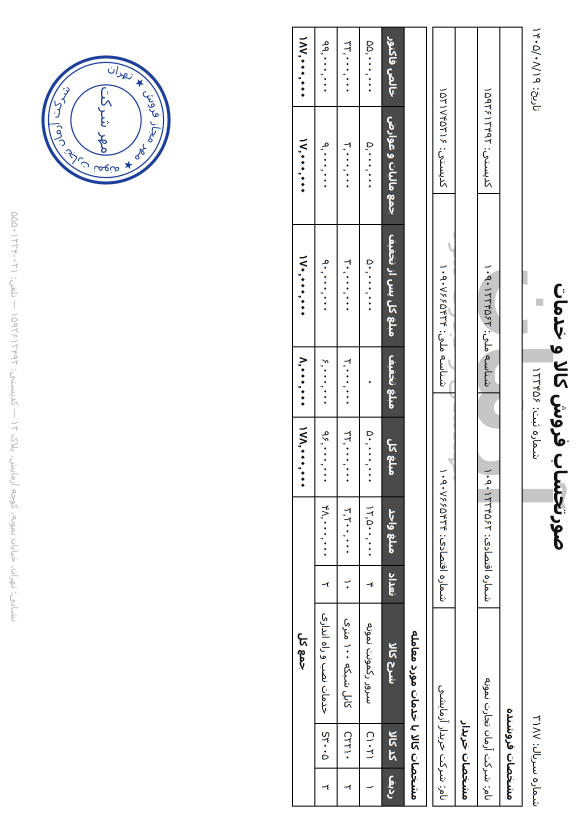
#> input picture deploy/test-invoice.png, 1760 x 2500 px (shown at 1/3 size)
$ python -i cells.py   (imports and definitions only)
#> lines starting #> are read from the running program, lines starting #| are printed output that depends on the picture; after the words box and inside, x2 and y2 are one past the last pixel; in counts of white or black regions, pixels touching at a corner belong together
from __future__ import annotations

import cv2
import numpy as np

from .models import BBox


def _line_masks(gray: np.ndarray) -> tuple[np.ndarray, np.ndarray]:
    bw = cv2.adaptiveThreshold(gray, 255, cv2.ADAPTIVE_THRESH_MEAN_C, cv2.THRESH_BINARY_INV, 25, 15)
    H, W = gray.shape
    hk = cv2.getStructuringElement(cv2.MORPH_RECT, (max(40, W // 35), 1))
    vk = cv2.getStructuringElement(cv2.MORPH_RECT, (1, max(30, H // 70)))
    horiz = cv2.morphologyEx(bw, cv2.MORPH_OPEN, hk, iterations=1)
    vert = cv2.morphologyEx(bw, cv2.MORPH_OPEN, vk, iterations=1)
    horiz = cv2.dilate(horiz, cv2.getStructuringElement(cv2.MORPH_RECT, (9, 3)))
    vert = cv2.dilate(vert, cv2.getStructuringElement(cv2.MORPH_RECT, (3, 9)))
    return horiz, vert


def find_cells(gray: np.ndarray, min_w: int = 40, min_h: int = 28) -> list[BBox]:
    scale = min(1.0, (8_000_000 / gray.size) ** 0.5)
    working = cv2.resize(gray, (round(gray.shape[1] * scale), round(gray.shape[0] * scale)), interpolation=cv2.INTER_AREA) if scale < 1 else gray
    sx, sy = working.shape[1] / gray.shape[1], working.shape[0] / gray.shape[0]
    horiz, vert = _line_masks(working)
    inv = cv2.bitwise_not(cv2.bitwise_or(horiz, vert))
    H, W = working.shape
    n, _, stats, _ = cv2.connectedComponentsWithStats(inv, connectivity=4)
    cells = []
    for i in range(1, n):
        x, y, w, h, area = stats[i]
        if w < min_w * sx or h < min_h * sy:
            continue
        if w > W * 0.97 and h > H * 0.5:
            continue
        if area < 0.6 * w * h:
            continue
        cells.append((round(x / sx), round(y / sy), round((x + w) / sx), round((y + h) / sy)))
    return cells


def group_rows(cells: list[BBox]) -> list[list[BBox]]:
    cells = sorted(cells, key=lambda c: (c[1] + c[3]) / 2)
    rows: list[list[BBox]] = []
    for c in cells:
        cy, ch = (c[1] + c[3]) / 2, c[3] - c[1]
        if rows:
            last = rows[-1]
            ly = np.mean([(r[1] + r[3]) / 2 for r in last])
            lh = np.mean([r[3] - r[1] for r in last])
            if abs(cy - ly) < 0.5 * min(ch, lh):
                last.append(c)
                continue
        rows.append([c])
    return [sorted(r, key=lambda c: -c[2]) for r in rows]

>>> import cv2
>>> picture = cv2.imread('../../deploy/test-invoice.png', cv2.IMREAD_GRAYSCALE)
#> picture: shape (2500, 1760); min 0, max 255, mean 239.4
>>> result = find_cells(picture)
#> in _line_masks, `bw = cv2.adaptiveThreshold(gray, 255, cv2.ADAPTIVE_THRESH_MEAN_C, cv2...`:
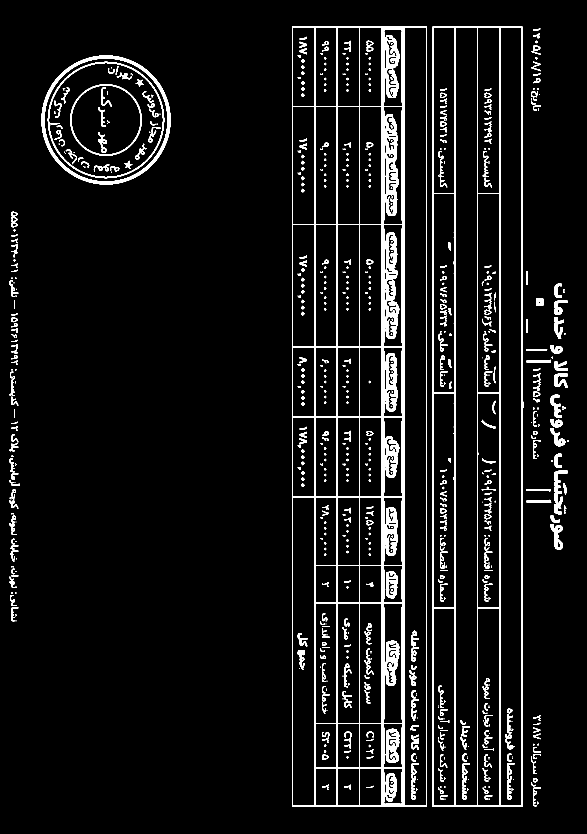
#> bw: shape (2500, 1760) (shown at 1/3 size); 5.9% white; 827 white regions (246 under 20 px), largest, box (x1, y1, x2, y2) and area: (876, 80, 1281, 2420) 120314, (1297, 80, 1570, 2420) 38020, (124, 166, 512, 554) 10905
#> in _line_masks, `horiz = cv2.morphologyEx(bw, cv2.MORPH_OPEN, hk, iterations=1)`:
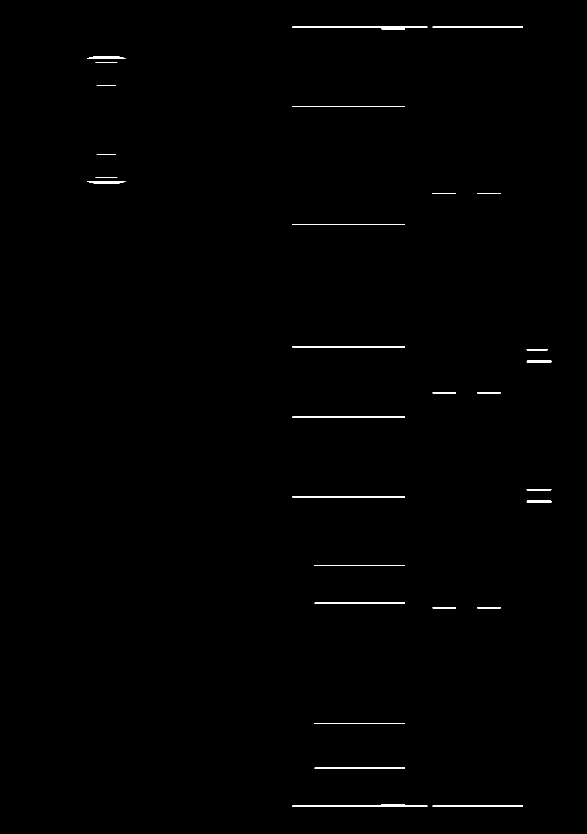
#> horiz: shape (2500, 1760) (shown at 1/3 size); 0.41% white; 29 white regions, largest, box (x1, y1, x2, y2) and area: (877, 80, 1282, 88) 1565, (877, 2412, 1282, 2420) 1565, (877, 318, 1215, 321) 1014
#> in _line_masks, `vert = cv2.morphologyEx(bw, cv2.MORPH_OPEN, vk, iterations=1)`:
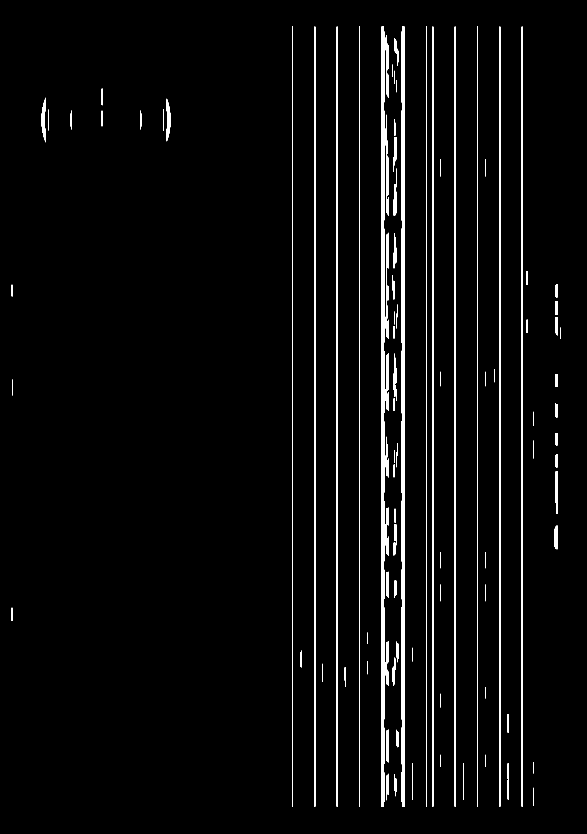
#> vert: shape (2500, 1760) (shown at 1/3 size); 3.1% white; 113 white regions, largest, box (x1, y1, x2, y2) and area: (1144, 80, 1156, 2420) 21510, (1205, 80, 1214, 2420) 20825, (876, 80, 879, 2420) 7020
#> in _line_masks, `horiz = cv2.dilate(horiz, cv2.getStructuringElement(cv2.MORPH_RECT, (9..`:
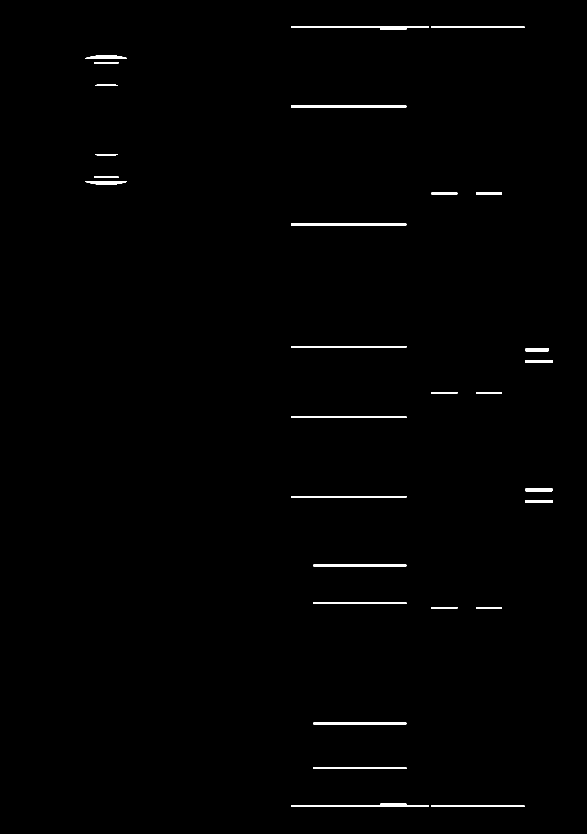
#> horiz: shape (2500, 1760) (shown at 1/3 size); 0.68% white; 29 white regions, largest, box (x1, y1, x2, y2) and area: (873, 79, 1286, 89) 2455, (873, 2411, 1286, 2421) 2455, (873, 317, 1219, 322) 1730
#> in _line_masks, `vert = cv2.dilate(vert, cv2.getStructuringElement(cv2.MORPH_RECT, (3, ..`:
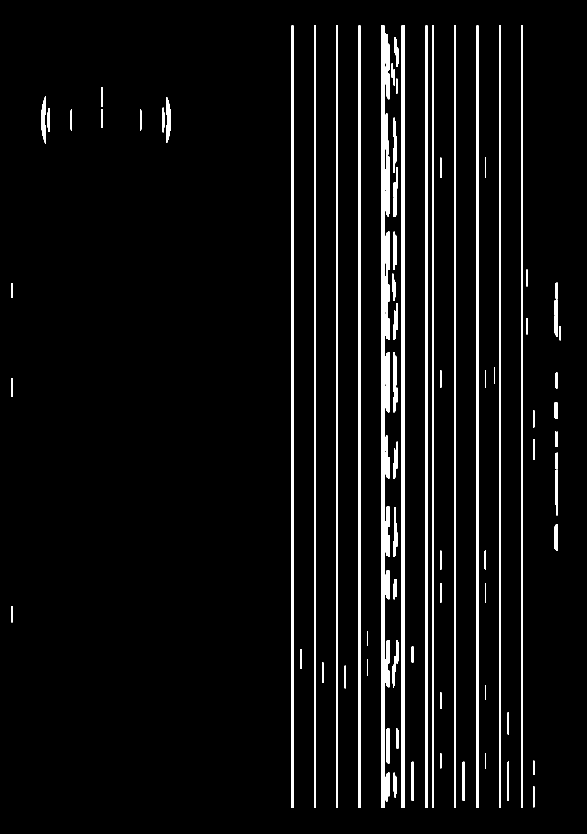
#> vert: shape (2500, 1760) (shown at 1/3 size); 4.9% white; 87 white regions, largest, box (x1, y1, x2, y2) and area: (1143, 76, 1168, 2424) 33895, (1204, 76, 1215, 2424) 25665, (875, 76, 880, 2424) 11740
#> in find_cells, `inv = cv2.bitwise_not(cv2.bitwise_or(horiz, vert))`:
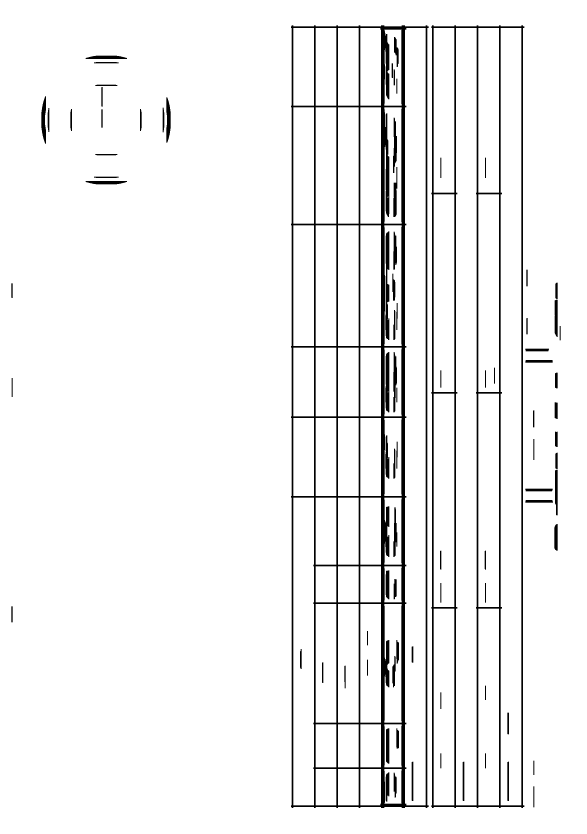
#> inv: shape (2500, 1760) (shown at 1/3 size); 94.5% white; 87 black regions, largest, box (x1, y1, x2, y2) and area: (873, 76, 1286, 2424) 135050, (1294, 76, 1573, 2424) 63280, (1156, 694, 1168, 1020) 3032
#> in find_cells, `n, _, stats, _ = cv2.connectedComponentsWithStats(inv, connectivity=4)`: n = 61; stats = 61 rows, first 6: [34, 76, 1648, 2348, 240841], [0, 0, 1760, 2500, 2790442], [880, 84, 62, 233, 14446], [947, 84, 62, 233, 14446], [1014, 84, 62, 233, 14446], [1081, 84, 62, 233, 14436]
#> the loop in find_cells, `for i in range(1, n):` made 60 passes
#> (x, y, w, h, area) on passes 1 to 12: (0, 0, 1760, 2500, 2790442), (880, 84, 62, 233, 14446), (947, 84, 62, 233, 14446), (1014, 84, 62, 233, 14446), (1081, 84, 62, 233, 14436), (1215, 84, 62, 2332, 143535), (1301, 84, 62, 494, 30445), (1368, 84, 62, 2332, 143907), (1435, 84, 62, 494, 30445), (1502, 84, 62, 2332, 143613), (1153, 89, 52, 228, 8166), (880, 322, 62, 349, 21638)
#> after the loop in find_cells, `for i in range(1, n):`: cells = 57 items, first 6: (880, 84, 942, 317), (947, 84, 1009, 317), (1014, 84, 1076, 317), (1081, 84, 1143, 317), (1215, 84, 1277, 2416), (1301, 84, 1363, 578)
#> result has the same summary as cells in find_cells
